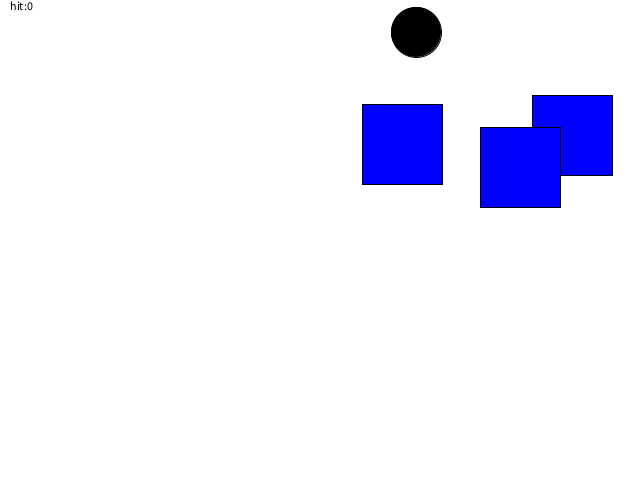
Frame 1 (no input)
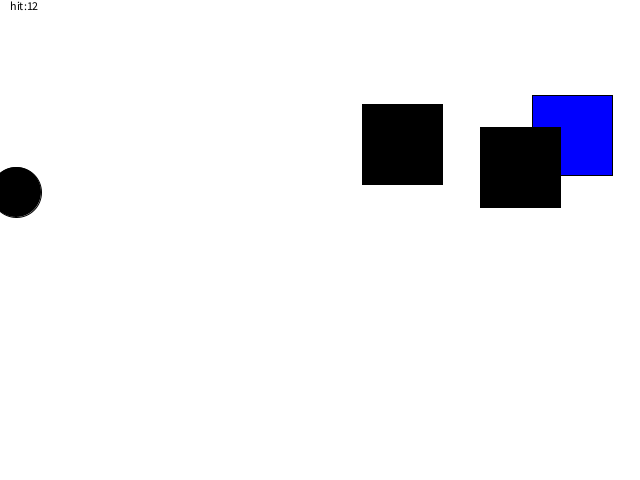
Frame 60 (the mouse pressed at the canvas centre just before this capture)
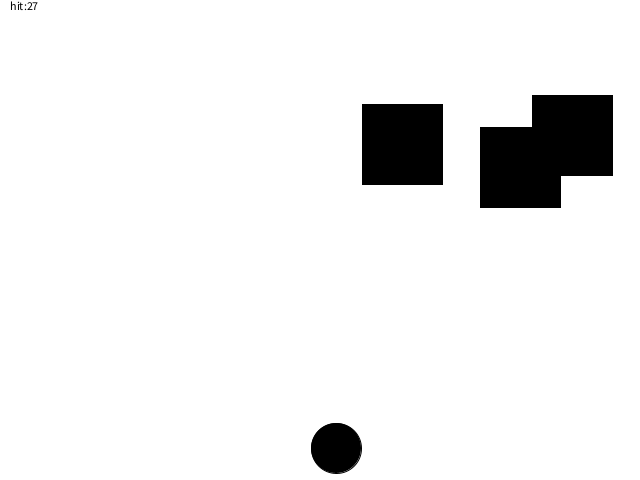
Frame 120 (the mouse held since frame 60 and released just before this capture)

The Processing sketch that drew these frames (run headless with seeded random() and noise(); from frame 60 on, the mouse is pressed at the canvas centre):

// Processing sketch: processing_102587
// ── processing_102587.pde

void setup (){  
size (640,480);
smooth();
}

//define color names
color red= color(255, 0, 0);
color blue= color(0, 0, 255);
color black= color(0, 0, 0);
//assign to value a color
int value = blue;
int value2 = blue;
int value3 = blue;
boolean overBox = false;
boolean overBox2 = false;
boolean overBox3 = false;
//define ball aprameteres
float ballX = 400;
float ballY = 0;
float speedX =16;
float speedY =32;
int hittime = 0;
int hit = 0;
int miss = 0;
//rect appear aparameters
float r1x = random(1,560);
float r1y= random (1,400);
float r2x = random(1,560);
float r2y= random (1,400);
float r3x = random(1,560);
float r3y= random (1,400);

void draw (){
background (255);
stroke(0);

// Test if the cursor is over the box 
if (mouseX > r1x && mouseX < r1x+80 && mouseY > r1y && mouseY < r1y+80 && mousePressed == true) 
      {
       overBox = true;  
      }       
if (overBox) 
             {
              value = red;
              overBox = false;
             }     
//if ball enters rect, paint it black
  if (ballX +25 > r1x && ballX -25< r1x+80 && 
      ballY +25 > r1y && ballY -25< r1y+80 )
      {value = black;
      hit += 1;
      }
//draw first rect
fill(value);
rect(r1x, r1y ,80 , 80);



// Test if the cursor is over the box2 
if (mouseX > r2x && mouseX < r2x+80 && mouseY > r2y && mouseY < r2y+80 && mousePressed == true) 
      {
       overBox2 = true;  
      }       
if (overBox2) 
             {
              value2 = red;
              overBox2 = false;
             }     
             
//if ball enters rect3, paint it black
  if (ballX +25 > r2x && ballX -25< r2x+80 && 
      ballY +25 > r2y && ballY -25< r2y+80 )
      {value2 = black;

      hit += 1;
      }
//draw second rect
fill(value2);
rect(r2x, r2y ,80 , 80);
println(ballX + "," + ballY);


// Test if the cursor is over the box3 
if (mouseX > r3x && mouseX < r3x + 80 && mouseY > r3y && mouseY < r3y + 80 && mousePressed == true) 
      {
       overBox3 = true;  
      }       
if (overBox3) 
             {
              value3 = red;
              overBox3 = false;
             }     
             
//if ball enters rect2, paint it black
  if (ballX +25 > r3x && ballX -25< r3x +80 && 
      ballY +25 > r3y && ballY -25< r3y + 80 )
      {value3 = black;

      hit += 1;
      }
//draw second rect
fill(value3);
rect(r3x, r3y ,80 , 80);
println(ballX + "," + ballY);



//bounce against walls  
if (ballX  < 0 || ballX  > width) speedX = -speedX ;
if (ballY >height || ballY  <0) speedY = -speedY;
    
//move the ball
  ballX +=speedX; 
  ballY +=speedY;
  
//fill(value);
  fill(black);
  ellipse(ballX, ballY, 50, 50);
  text ("hit:" + hit , 10, 10);
}
